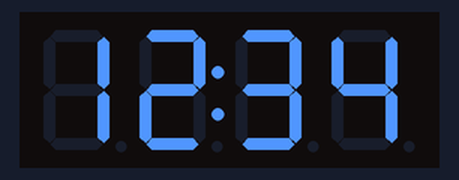
Bench run of a sketch on a simulated Arduino Uno, built with avr-gcc and run on an emulated ATmega328P. On the bench: 4-digit seven-segment display.

Above: at 0.6 s.
At 2.6 s:
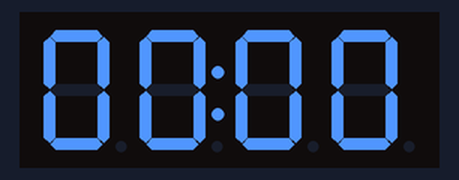
At 7.17 s:
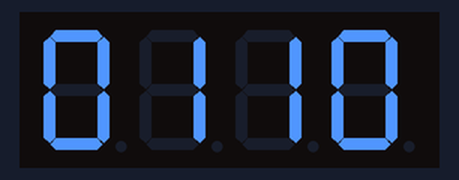
At 11.84 s:
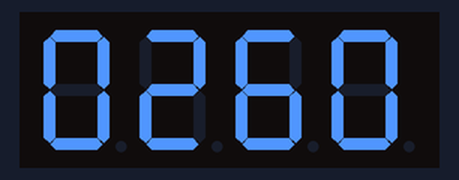
At 21.2 s:
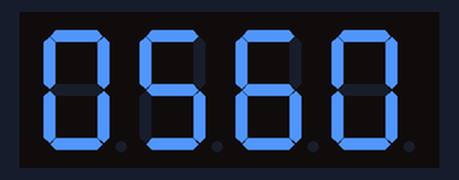
At 39.6 s:
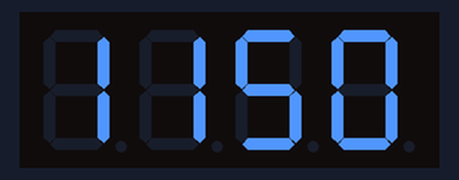

The sketch:

test-7-segment-count.ino
```cpp
#include <Arduino.h>
#include <TM1637Display.h>

#define CLK_PIN 14
#define DIO_PIN 13

TM1637Display display(CLK_PIN, DIO_PIN);

void setup()
{
    display.setBrightness(7);  // 0-7

    // ล้างจอ
    display.clear();

    delay(500);
}

void loop()
{
    display.showNumberDecEx(
        1234,
        0b01000000,   // เปิด :
        true
    );

    delay(2000);

    display.showNumberDecEx(
        0,
        0b01000000,
        true
    );

    delay(1000);

    for (int i = 0; i <= 9999; i++)
    {
        display.showNumberDec(i, true);
        delay(10);
    }
}
```

Measured:
- what the display in image 0 shows lasts 2.1 s, from 0.5 s to 2.6 s
